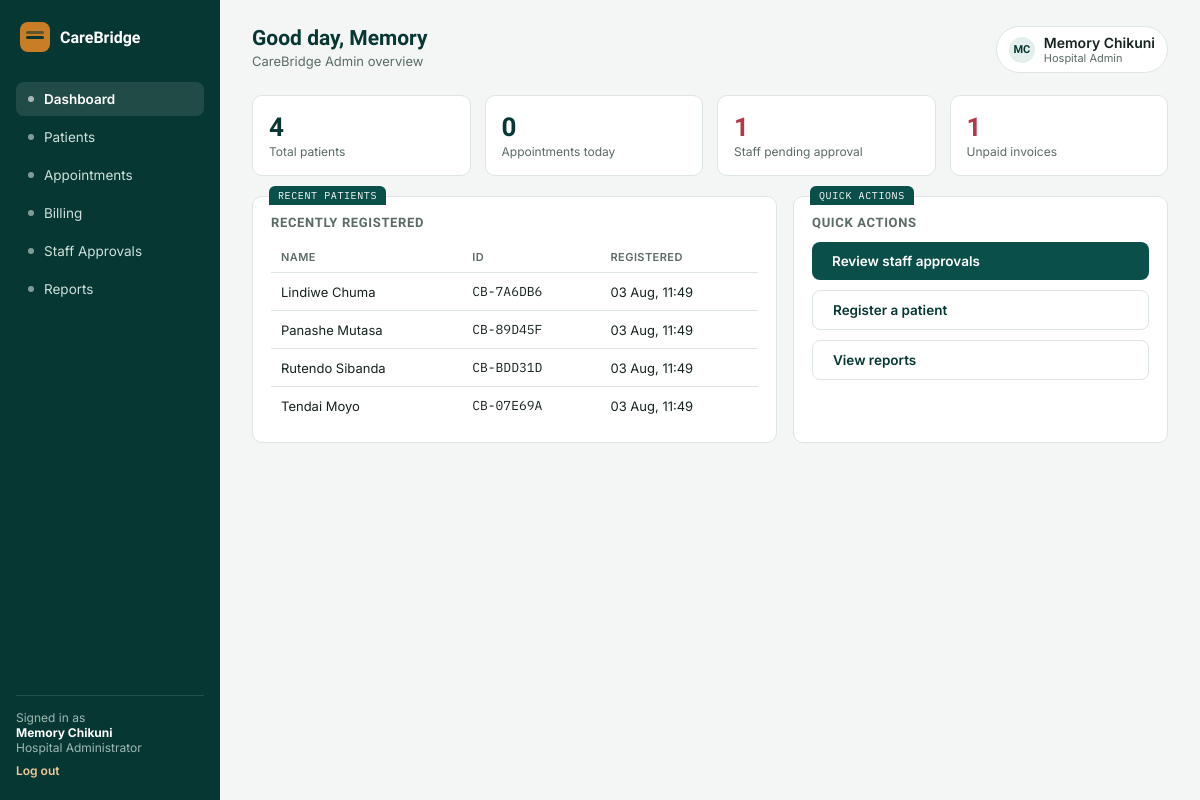
Page /dashboard/ (signed in) on the committed database.
### accounts/models.py (models this page shows, shortened)
class User(AbstractUser):
    class Role(models.TextChoices):
        ADMIN = "ADMIN", "Hospital Administrator"
        DOCTOR = "DOCTOR", "Doctor"
        RECEPTIONIST = "RECEPTIONIST", "Receptionist"
    role = models.CharField(max_length=20, choices=Role.choices, default=Role.RECEPTIONIST)
    staff_id = models.CharField(max_length=20, unique=True, null=True, blank=True)
    department = models.CharField(max_length=100, blank=True)
    is_approved = models.BooleanField(
        default=False,
        help_text="Staff accounts must be approved by a Hospital Administrator before they can log in.",
    )

### patients/models.py (models this page shows, shortened)
class Patient(models.Model):
    class Sex(models.TextChoices):
        FEMALE = "F", "Female"
        MALE = "M", "Male"
    patient_id = models.CharField(max_length=12, unique=True, default=generate_patient_id, editable=False)
    full_name = models.CharField(max_length=150)
    date_of_birth = models.DateField()
    sex = models.CharField(max_length=1, choices=Sex.choices)
    phone_number = models.CharField(max_length=20, blank=True)
    next_of_kin = models.CharField(max_length=150, blank=True, help_text="Name and phone number")
    allergies = models.CharField(max_length=255, blank=True)
    chronic_conditions = models.CharField(max_length=255, blank=True)
    notes = models.TextField(blank=True)
    registered_at = models.DateTimeField(auto_now_add=True)
    registered_by = models.ForeignKey(
        "accounts.User", on_delete=models.SET_NULL, null=True, related_name="patients_registered"
    )
    class Meta:
        ordering = ["-registered_at"]

### core/views.py (the view, shortened to what this page needs)
# urls.py: path("dashboard/", core_views.dashboard, name="dashboard"),
@login_required
def dashboard(request):
    user = request.user
    today = timezone.localdate()
    if user.role == User.Role.ADMIN:
        context = {
            "patients_total": Patient.objects.count(),
            "appointments_today": Appointment.objects.filter(scheduled_at__date=today).count(),
            "pending_appointments": Appointment.objects.filter(status="PENDING").count(),
            "pending_staff_count": User.objects.filter(is_approved=False, role__in=["DOCTOR", "RECEPTIONIST"]).count(),
            "unpaid_invoices": Invoice.objects.filter(status="UNPAID").count(),
            "recent_patients": Patient.objects.all()[:5],
        }
        return render(request, "core/dashboard_admin.html", context)
    elif user.role == User.Role.DOCTOR:
        context = {
            "my_appointments": Appointment.objects.filter(doctor=user).exclude(status="CANCELLED").order_by("scheduled_at")[:8],
            "today_count": Appointment.objects.filter(doctor=user, scheduled_at__date=today).count(),
        }
        return render(request, "core/dashboard_doctor.html", context)

### templates/core/dashboard_admin.html
{% extends "base.html" %}
{% block content %}
<div class="topbar">
  <div><h1>Good day, {{ user.first_name|default:user.username }}</h1><p>CareBridge Admin overview</p></div>
  <div class="who"><div class="avatar">{{ user.first_name|slice:":1" }}{{ user.last_name|slice:":1" }}</div><div><div style="font-weight:600;">{{ user.get_full_name }}</div><div class="role">Hospital Admin</div></div></div>
</div>
<div class="stat-row">
  <div class="stat"><div class="n">{{ patients_total }}</div><div class="l">Total patients</div></div>
  <div class="stat"><div class="n">{{ appointments_today }}</div><div class="l">Appointments today</div></div>
  <div class="stat {% if pending_staff_count %}warn{% endif %}"><div class="n">{{ pending_staff_count }}</div><div class="l">Staff pending approval</div></div>
  <div class="stat {% if unpaid_invoices %}warn{% endif %}"><div class="n">{{ unpaid_invoices }}</div><div class="l">Unpaid invoices</div></div>
</div>
<div class="grid-2">
  <div class="card tab" data-tab="RECENT PATIENTS">
    <h3 class="section">Recently registered</h3>
    <table>
      <tr><th>Name</th><th>ID</th><th>Registered</th></tr>
      {% for p in recent_patients %}
      <tr><td>{{ p.full_name }}</td><td class="mono">{{ p.patient_id }}</td><td>{{ p.registered_at|date:"d M, H:i" }}</td></tr>
      {% empty %}
      <tr><td colspan="3" style="color:var(--muted);">No patients registered yet.</td></tr>
      {% endfor %}
    </table>
  </div>
  <div class="card tab" data-tab="QUICK ACTIONS">
    <h3 class="section">Quick actions</h3>
    <div class="actions" style="flex-direction:column;align-items:stretch;">
      <a class="btn primary" href="{% url 'pending_staff' %}">Review staff approvals</a>
      <a class="btn ghost" href="{% url 'register_patient' %}">Register a patient</a>
      <a class="btn ghost" href="{% url 'reports' %}">View reports</a>
    </div>
  </div>
</div>
{% endblock %}

### templates/base.html (shortened to what this page needs)
{% load static %}
<!DOCTYPE html>
<html lang="en">
<head>
<link rel="stylesheet" href="{% static 'css/style.css' %}">
</head>
<body>
<div class="app">
  <aside class="sidebar">
    <div class="brand"><div class="mark"></div><span>CareBridge</span></div>
    {% if user.role == "ADMIN" %}
      <a class="nav-item {% if request.path == '/dashboard/' %}on{% endif %}" href="{% url 'dashboard' %}"><span class="dot"></span>Dashboard</a>
      <a class="nav-item {% if '/patients' in request.path %}on{% endif %}" href="{% url 'patient_list' %}"><span class="dot"></span>Patients</a>
      <a class="nav-item {% if '/appointments' in request.path %}on{% endif %}" href="{% url 'appointment_list' %}"><span class="dot"></span>Appointments</a>
      <a class="nav-item {% if '/billing' in request.path %}on{% endif %}" href="{% url 'invoice_list' %}"><span class="dot"></span>Billing</a>
      <a class="nav-item {% if '/staff/pending' in request.path %}on{% endif %}" href="{% url 'pending_staff' %}"><span class="dot"></span>Staff Approvals</a>
      <a class="nav-item {% if request.path == '/reports/' %}on{% endif %}" href="{% url 'reports' %}"><span class="dot"></span>Reports</a>
    {% endif %}
    <div class="sidebar-foot">
      Signed in as<br><b style="color:#fff;">{{ user.get_full_name|default:user.username }}</b><br>{{ user.get_role_display }}
      <a href="{% url 'logout' %}">Log out</a>
    </div>
  </aside>
  <main class="main">
    {% block content %}{% endblock %}
  </main>
</div>
</body>
</html>

### static/css/style.css (style rules this page uses)
:root { --bg:#F3F6F5; --surface:#FFFFFF; --primary:#0B4F4A; --primary-dark:#073732; --primary-tint:#E4EEEC; --accent:#C97D26; --accent-tint:#FBEEE0; --danger:#B23A48; --danger-tint:#F7E7E8; --text:#16231F; --muted:#5B6B67; --border:#DCE5E2; --radius:10px; }
* { box-sizing:border-box; }
body { margin:0;background:var(--bg);color:var(--text);font-family:'Inter',Arial,sans-serif;font-size:14px; }
h1,h2,h3 { font-family:'Sora',Arial,sans-serif; }
.mono { font-family:'IBM Plex Mono',monospace; }
a { color:inherit;text-decoration:none; }
.app { display:grid;grid-template-columns:220px 1fr;min-height:100vh; }
.sidebar { background:var(--primary-dark);color:#fff;padding:22px 16px;display:flex;flex-direction:column;gap:4px; }
.brand { display:flex;align-items:center;gap:10px;margin-bottom:26px;padding:0 4px; }
.brand .mark { width:30px;height:30px;border-radius:8px;background:var(--accent);position:relative;flex:none; }
.brand .mark::after { content:"";position:absolute;left:6px;top:14px;width:18px;height:3px;background:var(--primary-dark);border-radius:2px; }
.brand .mark::before { content:"";position:absolute;left:6px;top:9px;width:18px;height:3px;background:var(--primary-dark);border-radius:2px;opacity:.55; }
.brand span { font-family:'Sora',Arial,sans-serif;font-weight:600;font-size:16px;color:#fff; }
.nav-item { display:flex;align-items:center;gap:10px;padding:9px 12px;border-radius:8px;color:#CFE0DC;font-size:13.5px; }
.nav-item.on { background:rgba(255,255,255,.1);color:#fff;font-weight:600; }
.nav-item .dot { width:6px;height:6px;border-radius:50%;background:currentColor;opacity:.6;flex:none; }
.sidebar-foot { margin-top:auto;padding-top:14px;border-top:1px solid rgba(255,255,255,.12);font-size:12px;color:#9FB8B3; }
.sidebar-foot a { display:block;margin-top:8px;color:#F3C89A;font-weight:600; }
.main { padding:26px 32px;max-width:1100px; }
.topbar { display:flex;justify-content:space-between;align-items:flex-start;margin-bottom:22px;flex-wrap:wrap;gap:12px; }
.topbar h1 { font-size:21px;margin:0 0 3px;color:var(--primary-dark); }
.topbar p { margin:0;color:var(--muted);font-size:13px; }
.who { display:flex;align-items:center;gap:9px;background:var(--surface);border:1px solid var(--border);padding:7px 12px;border-radius:24px; }
.avatar { width:26px;height:26px;border-radius:50%;background:var(--primary-tint);color:var(--primary-dark);display:flex;align-items:center;justify-content:center;font-weight:600;font-size:11px;font-family:'Sora',Arial,sans-serif; }
.who .role { font-size:11px;color:var(--muted); }
.card { background:var(--surface);border:1px solid var(--border);border-radius:var(--radius);position:relative;padding:18px;margin-bottom:16px; }
.card.tab::before { content:attr(data-tab);position:absolute;top:-11px;left:16px;background:var(--primary);color:#fff;font-family:'IBM Plex Mono',monospace;font-size:10px;letter-spacing:.06em;padding:3px 9px;border-radius:6px 6px 0 0; }
.stat-row { display:grid;grid-template-columns:repeat(auto-fit,minmax(150px,1fr));gap:14px;margin-bottom:20px; }
.stat { background:var(--surface);border:1px solid var(--border);border-radius:var(--radius);padding:16px; }
.stat .n { font-family:'Sora',Arial,sans-serif;font-size:26px;font-weight:700;color:var(--primary-dark); }
.stat .l { font-size:12px;color:var(--muted);margin-top:2px; }
.stat.warn .n { color:var(--danger); }
.grid-2 { display:grid;grid-template-columns:1.4fr 1fr;gap:16px; }
table { width:100%;border-collapse:collapse;font-size:13px; }
th { text-align:left;color:var(--muted);font-weight:600;font-size:11px;text-transform:uppercase;letter-spacing:.04em;padding:8px 10px;border-bottom:1px solid var(--border); }
td { padding:10px;border-bottom:1px solid var(--border); }
tr:last-child td { border-bottom:none; }
h3.section { font-size:13px;text-transform:uppercase;letter-spacing:.05em;color:var(--muted);margin:0 0 12px;font-weight:600; }
.btn { border:none;border-radius:8px;padding:11px 20px;font-size:13.5px;font-weight:600;cursor:pointer;font-family:'Inter',Arial,sans-serif;display:inline-block; }
.btn.primary { background:var(--primary);color:#fff; }
.btn.ghost { background:transparent;color:var(--primary-dark);border:1px solid var(--border); }
.actions { display:flex;gap:10px;margin-top:6px;flex-wrap:wrap; }

### rows in the picture
User: get_full_name "Memory Chikuni", role "Hospital Administrator", first_name "Memory", first_name "M", last_name "C"
Patient: full_name "Lindiwe Chuma", patient_id "CB-7A6DB6", registered_at "03 Aug, 11:49"
Patient: full_name "Panashe Mutasa", patient_id "CB-89D45F", registered_at "03 Aug, 11:49"
Patient: full_name "Rutendo Sibanda", patient_id "CB-BDD31D", registered_at "03 Aug, 11:49"
Patient: full_name "Tendai Moyo", patient_id "CB-07E69A", registered_at "03 Aug, 11:49"

### other values in the picture
{{ patients_total }} "4"
{{ appointments_today }} "0"
{{ pending_staff_count }} "1"
{{ unpaid_invoices }} "1"
